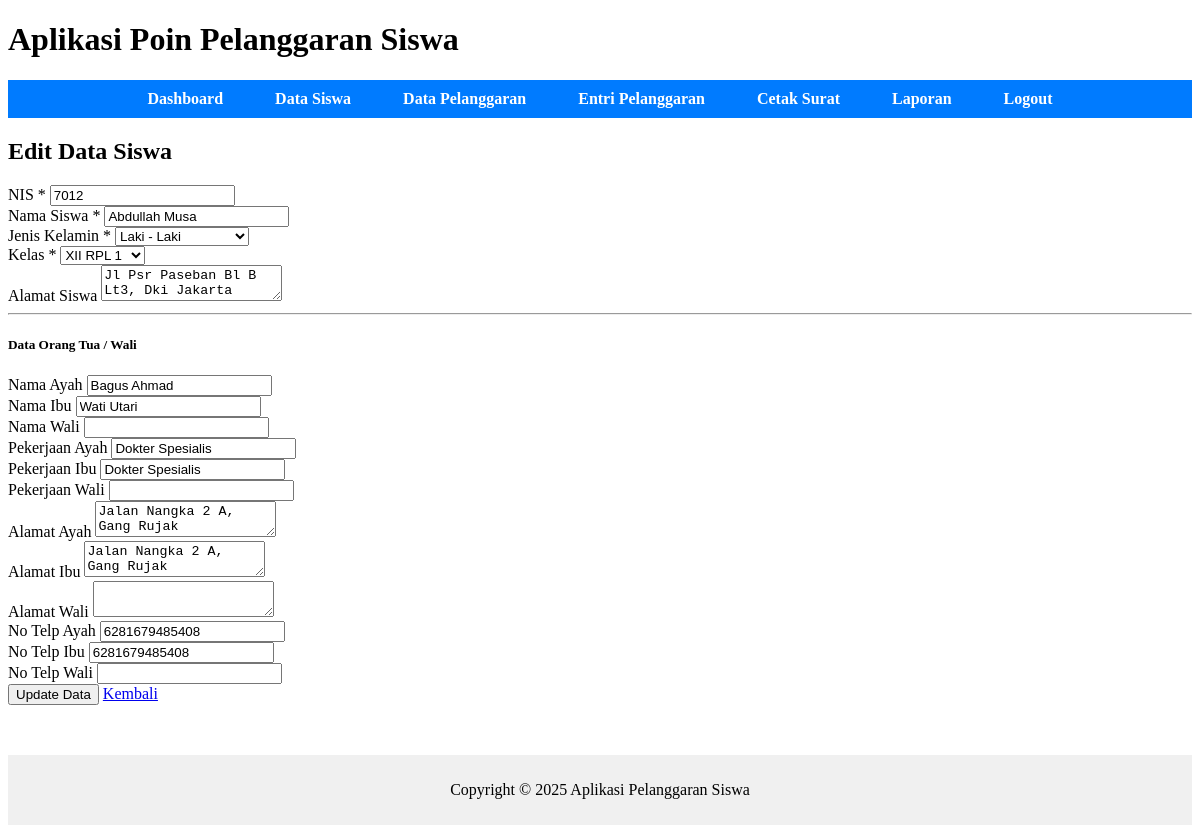
Page /pages/siswa/edit.php?id=7012 on the committed database.
### tables this page shows
CREATE TABLE `siswa` (
  `nis` INT(5) PRIMARY KEY,
  `nama_siswa` VARCHAR(50),
  `jenis_kelamin` ENUM('Laki - Laki', 'Perempuan'),
  `alamat` VARCHAR(100),
  `password` VARCHAR(70),
  `status` ENUM('aktif', 'lulus', 'keluar'),
  `id_ortu_wali` INT(5),
  `id_kelas` INT(3),
  FOREIGN KEY (`id_ortu_wali`) REFERENCES `ortu_wali`(`id_ortu_wali`),
  FOREIGN KEY (`id_kelas`) REFERENCES `kelas`(`id_kelas`)
);

CREATE TABLE `ortu_wali` (
  `id_ortu_wali` INT(5) PRIMARY KEY,
  `ayah` VARCHAR(50),
  `ibu` VARCHAR(50),
  `wali` VARCHAR(50),
  `pekerjaan_ayah` VARCHAR(50),
  `pekerjaan_ibu` VARCHAR(50),
  `pekerjaan_wali` VARCHAR(50),
  `no_telp_ayah` VARCHAR(16),
  `no_telp_ibu` VARCHAR(16),
  `no_telp_wali` VARCHAR(16),
  `alamat_ayah` VARCHAR(100),
  `alamat_ibu` VARCHAR(100),
  `alamat_wali` VARCHAR(100)
);

### pages/siswa/edit.php (the view, shortened to what this page needs)
<?php
include('../../config/config.php');
include('../../includes/header.php');
$id = isset($_GET['id']) ? $_GET['id'] : 0;
$query_kelas = "SELECT kelas.id_kelas, tingkat.tingkat, program_keahlian.program_keahlian, kelas.rombel
                FROM kelas
                JOIN tingkat ON kelas.id_tingkat = tingkat.id_tingkat
                JOIN program_keahlian ON kelas.id_program_keahlian = program_keahlian.id_program_keahlian
                ORDER BY tingkat.tingkat ASC, program_keahlian.program_keahlian ASC, kelas.rombel ASC";
$result_kelas = mysqli_query($conn, $query_kelas);
$query = "SELECT
            siswa.nis AS nis, siswa.nama_siswa AS nama_siswa, siswa.jenis_kelamin AS jenis_kelamin, siswa.alamat AS alamat, siswa.id_kelas AS id_kelas,
            ortu_wali.ayah AS ayah, ortu_wali.ibu AS ibu, ortu_wali.wali AS wali,
            ortu_wali.pekerjaan_ayah AS pekerjaan_ayah, ortu_wali.pekerjaan_ibu AS pekerjaan_ibu, ortu_wali.pekerjaan_wali AS pekerjaan_wali,
            ortu_wali.alamat_ayah AS alamat_ayah, ortu_wali.alamat_ibu AS alamat_ibu, ortu_wali.alamat_wali AS alamat_wali,
            ortu_wali.no_telp_ayah AS no_telp_ayah, ortu_wali.no_telp_ibu AS no_telp_ibu, ortu_wali.no_telp_wali AS no_telp_wali,
            kelas.id_kelas AS current_id_kelas
          FROM siswa
          LEFT JOIN ortu_wali ON siswa.id_ortu_wali = ortu_wali.id_ortu_wali
          LEFT JOIN kelas ON siswa.id_kelas = kelas.id_kelas
          WHERE siswa.nis = '$id'";
$result = mysqli_query($conn, $query);
$data = mysqli_fetch_assoc($result);
if (!$data) {
    echo "<div class='alert alert-danger text-center mt-4'>Data siswa tidak ditemukan!</div>";
} else {
    ?>
    <div class="text-center mb-4">
        <h2>Edit Data Siswa</h2>
    </div>
    <div class="container">
        <div class="card shadow-sm">
            <div class="card-body">
                <form method="POST" action="../../process/siswa_process.php">
                    <div class="row mb-3">
                        <div class="col-md-6">
                            <label class="form-label fw-bold">NIS <span class="text-danger">*</span></label>
                            <input type="text" class="form-control" name="nis"
                                value="<?php echo htmlspecialchars($data['nis']); ?>" readonly>
                        </div>
                        <div class="col-md-6">
                            <label class="form-label fw-bold">Nama Siswa <span class="text-danger">*</span></label>
                            <input type="text" class="form-control" name="nama_siswa"
                                value="<?php echo htmlspecialchars($data['nama_siswa']); ?>" required>
                        </div>
                    </div>
                    <div class="row mb-3">
                        <div class="col-md-6">
                            <label class="form-label fw-bold">Jenis Kelamin <span class="text-danger">*</span></label>
                            <select class="form-select" name="jenis_kelamin" required>
                                <option value="Laki - Laki" <?php echo ($data['jenis_kelamin'] == 'Laki - Laki') ? 'selected' : ''; ?>>Laki - Laki</option>
                            </select>
                        </div>
                        <div class="col-md-6">
                            <label class="form-label fw-bold">Kelas <span class="text-danger">*</span></label>
                            <select class="form-select" name="id_kelas" required>
                                <?php
                                if ($result_kelas && mysqli_num_rows($result_kelas) > 0) {
                                    mysqli_data_seek($result_kelas, 0);
                                    while ($row_kelas = mysqli_fetch_assoc($result_kelas)) {
                                        $nama_kelas = $row_kelas['tingkat'] . " " . $row_kelas['program_keahlian'] . " " . $row_kelas['rombel'];
                                        $selected = ($data['id_kelas'] == $row_kelas['id_kelas']) ? 'selected' : '';
                                        echo '<option value="' . $row_kelas['id_kelas'] . '" ' . $selected . '>' . $nama_kelas . '</option>';
                                    }
                                }
                                ?>
                            </select>
                        </div>
                    </div>
                    <div class="mb-3">
                        <label class="form-label fw-bold">Alamat Siswa</label>
                        <textarea class="form-control" name="alamat"
                            rows="2"><?php echo htmlspecialchars($data['alamat']); ?></textarea>
                    </div>
                    <hr class="my-4">
                    <h5 class="mb-3">Data Orang Tua / Wali</h5>
                    <div class="row mb-3">
                        <div class="col-md-4">
                            <label class="form-label fw-bold">Nama Ayah</label>
                            <input type="text" class="form-control" name="ayah"
                                value="<?php echo htmlspecialchars($data['ayah'] ?? ''); ?>">
                        </div>
                        <div class="col-md-4">
                            <label class="form-label fw-bold">Nama Ibu</label>
                            <input type="text" class="form-control" name="ibu"
                                value="<?php echo htmlspecialchars($data['ibu'] ?? ''); ?>">
                        </div>
                        <div class="col-md-4">
                            <label class="form-label fw-bold">Nama Wali</label>
                            <input type="text" class="form-control" name="wali"
                                value="<?php echo htmlspecialchars($data['wali'] ?? ''); ?>">
                        </div>
                    </div>
                    <div class="row mb-3">
                        <div class="col-md-4">
                            <label class="form-label fw-bold">Pekerjaan Ayah</label>
                            <input type="text" class="form-control" name="pekerjaan_ayah"
                                value="<?php echo htmlspecialchars($data['pekerjaan_ayah'] ?? ''); ?>">
                        </div>
                        <div class="col-md-4">
                            <label class="form-label fw-bold">Pekerjaan Ibu</label>
                            <input type="text" class="form-control" name="pekerjaan_ibu"
                                value="<?php echo htmlspecialchars($data['pekerjaan_ibu'] ?? ''); ?>">
                        </div>
                        <div class="col-md-4">
                            <label class="form-label fw-bold">Pekerjaan Wali</label>
                            <input type="text" class="form-control" name="pekerjaan_wali"
                                value="<?php echo htmlspecialchars($data['pekerjaan_wali'] ?? ''); ?>">
                        </div>
                    </div>
                    <div class="row mb-3">
                        <div class="col-md-4">
                            <label class="form-label fw-bold">Alamat Ayah</label>
                            <textarea class="form-control" name="alamat_ayah"
                                rows="2"><?php echo htmlspecialchars($data['alamat_ayah'] ?? ''); ?></textarea>
                        </div>
                        <div class="col-md-4">
                            <label class="form-label fw-bold">Alamat Ibu</label>
                            <textarea class="form-control" name="alamat_ibu"
                                rows="2"><?php echo htmlspecialchars($data['alamat_ibu'] ?? ''); ?></textarea>
                        </div>
                        <div class="col-md-4">
                            <label class="form-label fw-bold">Alamat Wali</label>
                            <textarea class="form-control" name="alamat_wali"
                                rows="2"><?php echo htmlspecialchars($data['alamat_wali'] ?? ''); ?></textarea>
                        </div>
                    </div>
                    <div class="row mb-3">
                        <div class="col-md-4">
                            <label class="form-label fw-bold">No Telp Ayah</label>
                            <input type="text" class="form-control" name="no_telp_ayah"
                                value="<?php echo htmlspecialchars($data['no_telp_ayah'] ?? ''); ?>">
                        </div>
                        <div class="col-md-4">
                            <label class="form-label fw-bold">No Telp Ibu</label>
                            <input type="text" class="form-control" name="no_telp_ibu"
                                value="<?php echo htmlspecialchars($data['no_telp_ibu'] ?? ''); ?>">
                        </div>
                        <div class="col-md-4">
                            <label class="form-label fw-bold">No Telp Wali</label>
                            <input type="text" class="form-control" name="no_telp_wali"
                                value="<?php echo htmlspecialchars($data['no_telp_wali'] ?? ''); ?>">
                        </div>
                    </div>
                    <div class="d-flex gap-2 mt-4">
                        <button type="submit" class="btn btn-primary">Update Data</button>
                        <a href="list.php" class="btn btn-secondary">Kembali</a>
                    </div>
                </form>
            </div>
        </div>
    </div>
    <?php
}
include('../../includes/footer.php');
?>

### rows in the picture
siswa: nis "7012", nama_siswa "Abdullah Musa", jenis_kelamin "Laki - Laki", alamat "Jl Psr Paseban Bl B Lt3, Dki Jakarta", ayah "Bagus Ahmad", ibu "Wati Utari", pekerjaan_ayah "Dokter Spesialis", pekerjaan_ibu "Dokter Spesialis", alamat_ayah "Jalan Nangka 2 A, Gang Rujak", alamat_ibu "Jalan Nangka 2 A, Gang Rujak", no_telp_ayah "6281679485408", no_telp_ibu "6281679485408"

### other values in the picture
form field id_kelas "XII RPL 1"
